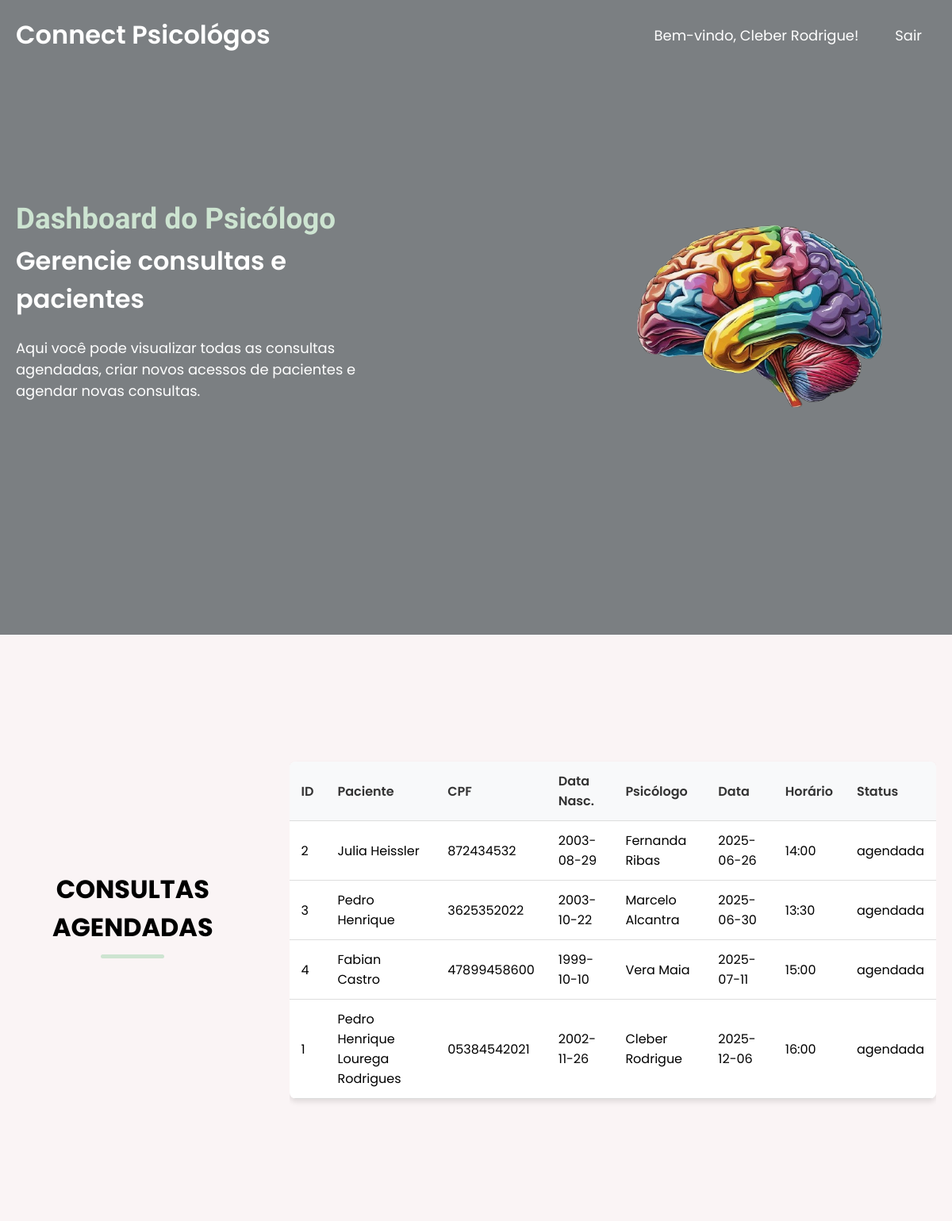
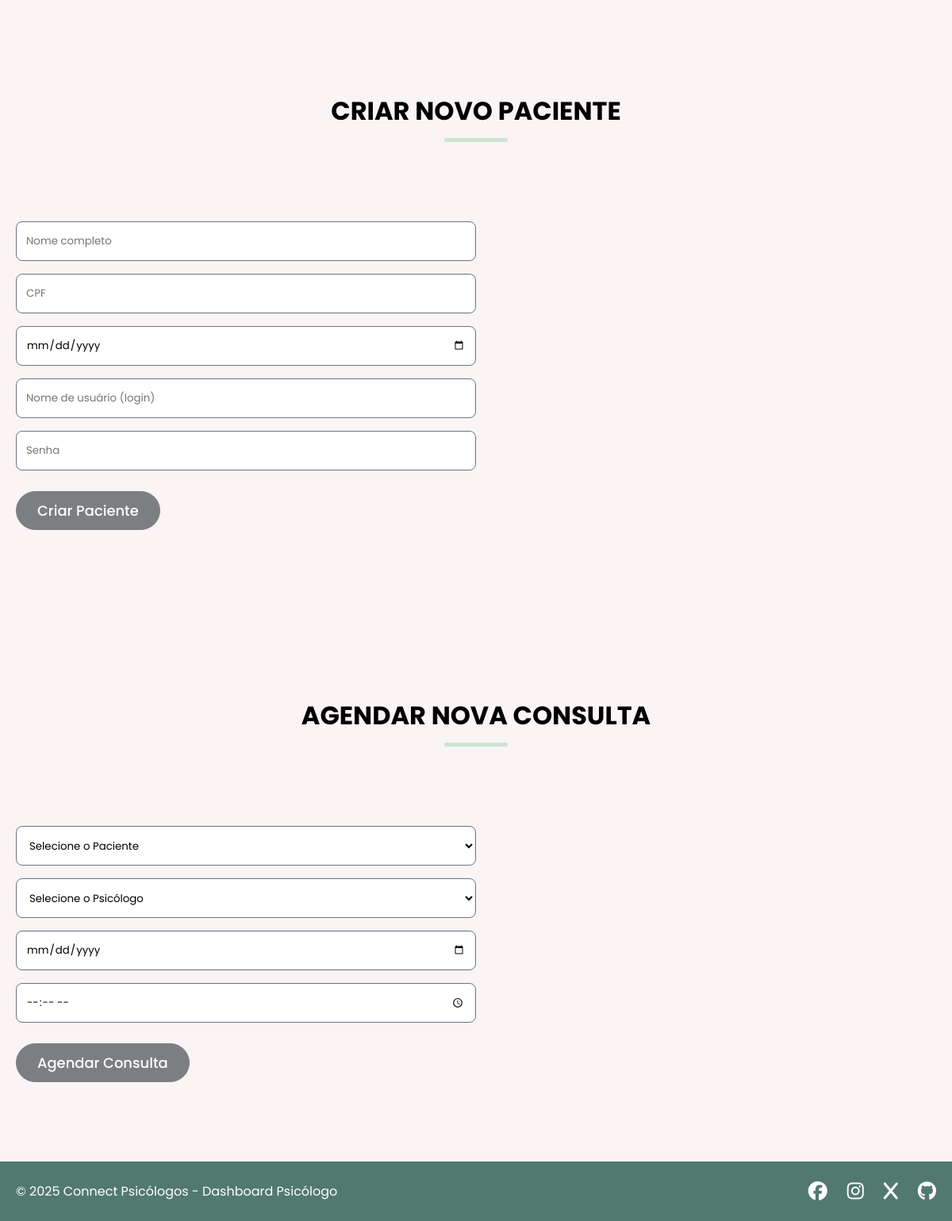
Screenshot of /dashboard/psicologo (signed in) with the database file from the repository (2 pictures, top to bottom).
### tables this page shows
CREATE TABLE psicologos (
            id INTEGER PRIMARY KEY AUTOINCREMENT,
            nome TEXT NOT NULL,
            especialidade TEXT NOT NULL,
            username TEXT UNIQUE NOT NULL,
            password TEXT NOT NULL
        );

CREATE TABLE consultas (
            id INTEGER PRIMARY KEY AUTOINCREMENT,
            paciente_id INTEGER NOT NULL,
            psicologo_id INTEGER NOT NULL,
            data_consulta DATE NOT NULL,
            horario TIME NOT NULL,
            status TEXT DEFAULT 'agendada',
            FOREIGN KEY (paciente_id) REFERENCES pacientes (id),
            FOREIGN KEY (psicologo_id) REFERENCES psicologos (id)
        );

CREATE TABLE pacientes (
            id INTEGER PRIMARY KEY AUTOINCREMENT,
            nome TEXT NOT NULL,
            cpf TEXT NOT NULL,
            data_nascimento DATE NOT NULL,
            username TEXT UNIQUE NOT NULL,
            password TEXT NOT NULL
        );

### sistema_psicologos/app.py (the view)
@app.route('/dashboard/psicologo')
def dashboard_psicologo():
    if 'psicologo_id' not in session:
        return redirect(url_for('psicologo_login'))
    consultas = listar_consultas()
    psicologos = listar_psicologos()
    pacientes = listar_pacientes()
    return render_template('dashboard_psicologo.html',
                         consultas=consultas,
                         psicologos=psicologos,
                         pacientes=pacientes,
                         psicologo_nome=session.get('psicologo_nome'))

### sistema_psicologos/database.py (called while the page is built)
def get_db_connection():
    conn = sqlite3.connect('connect_psicologos.db')
    conn.row_factory = sqlite3.Row
    return conn

def listar_consultas():
    conn = get_db_connection()
    consultas = conn.execute('''
        SELECT c.id, c.data_consulta, c.horario, c.status,
               p.nome as paciente_nome, p.cpf, p.data_nascimento, p.id as paciente_id,
               ps.nome as psicologo_nome
        FROM consultas c
        JOIN pacientes p ON c.paciente_id = p.id
        JOIN psicologos ps ON c.psicologo_id = ps.id
        ORDER BY c.data_consulta, c.horario
    ''').fetchall()
    conn.close()
    return consultas

def listar_psicologos():
    conn = get_db_connection()
    psicologos = conn.execute('SELECT * FROM psicologos ORDER BY nome').fetchall()
    conn.close()
    return psicologos

def listar_pacientes():
    conn = get_db_connection()
    pacientes = conn.execute('SELECT * FROM pacientes ORDER BY nome').fetchall()
    conn.close()
    return pacientes

### sistema_psicologos/templates/dashboard_psicologo.html (shortened to what this page needs)
<!DOCTYPE html>
<html lang="pt-BR">
<head>
    <link rel="stylesheet" href="https://cdnjs.cloudflare.com/ajax/libs/font-awesome/6.6.0/css/all.min.css">
     <link rel="stylesheet" href="{{ url_for('static', filename='css/style.css') }}">
</head>
<body>
    <header>
        <nav class="navbar section-content">
            <a href="{{ url_for('home') }}" class="nav-logo">
                <h2 class="logo-text">Connect Psicológos</h2>
            </a>
            <ul class="nav-menu">
                <li class="nav-item">
                    <span class="nav-link">Bem-vindo, {{ psicologo_nome }}!</span>
                </li>
                <li class="nav-item">
                    <a href="{{ url_for('logout') }}" class="nav-link">Sair</a>
                </li>
            </ul>
        </nav>
    </header>
    <main>
        <section class="hero-section">
            <div class="section-content">
                <div class="hero-details">
                    <h2 class="title">Dashboard do Psicólogo</h2>
                    <h3 class="subtitle">Gerencie consultas e pacientes</h3>
                    <p class="description">Aqui você pode visualizar todas as consultas agendadas, criar novos acessos de pacientes e agendar novas consultas.</p>
                </div>
                <div class="hero-image-wrapped">
                    <img src="{{ url_for('static', filename='images/psicologo-banner.png') }}" alt="Consultas" class="hero-image">
                </div>
            </div>
        </section>
        <section class="about-section">
            <div class="section-content">
                <h2 class="section-tittle">Consultas Agendadas</h2>
                {% if consultas %}
                <div class="table-container">
                    <table class="consultas-table">
                        <thead>
                            <tr>
                                <th>ID</th>
                                <th>Paciente</th>
                                <th>CPF</th>
                                <th>Data Nasc.</th>
                                <th>Psicólogo</th>
                                <th>Data</th>
                                <th>Horário</th>
                                <th>Status</th>
                            </tr>
                        </thead>
                        <tbody>
                            {% for consulta in consultas %}
                            <tr>
                                <td>{{ consulta.paciente_id }}</td>
                                <td>{{ consulta.paciente_nome }}</td>
                                <td>{{ consulta.cpf }}</td>
                                <td>{{ consulta.data_nascimento }}</td>
                                <td>{{ consulta.psicologo_nome }}</td>
                                <td>{{ consulta.data_consulta }}</td>
                                <td>{{ consulta.horario }}</td>
                                <td>{{ consulta.status }}</td>
                            </tr>
                            {% endfor %}
                        </tbody>
                    </table>
                </div>
                {% else %}
                <p class="text">Nenhuma consulta agendada ainda.</p>
                {% endif %}
            </div>
        </section>
        <section class="contact-section">
            <h2 class="section-tittle">Criar Novo Paciente</h2>
            <div class="section-content">
                <form action="{{ url_for('criar_novo_paciente') }}" method="POST" class="contact-form">
                    <input type="text" name="nome" placeholder="Nome completo" class="form-input" required>
                    <input type="text" name="cpf" placeholder="CPF" class="form-input" required>
                    <input type="date" name="data_nascimento" placeholder="Data de Nascimento" class="form-input" required>
                    <input type="text" name="username" placeholder="Nome de usuário (login)" class="form-input" required>
                    <input type="password" name="password" placeholder="Senha" class="form-input" required>
                    <button type="submit" class="submit-button">Criar Paciente</button>
                </form>
            </div>
        </section>
        <section class="contact-section">
            <h2 class="section-tittle">Agendar Nova Consulta</h2>
            <div class="section-content">
                <form action="{{ url_for('nova_consulta') }}" method="POST" class="contact-form">
                    <select name="paciente_id" class="form-input" required>
                        <option value="">Selecione o Paciente</option>
                    </select>
                    <select name="psicologo_id" class="form-input" required>
                        <option value="">Selecione o Psicólogo</option>
                    </select>
                    <input type="date" name="data_consulta" placeholder="Data da Consulta" class="form-input" required>
                    <input type="time" name="horario" placeholder="Horário" class="form-input" required>
                    <button type="submit" class="submit-button">Agendar Consulta</button>
                </form>
            </div>
        </section>
        <footer class="footer-section">
            <div class="section-content">
                <p class="copyright-text">© 2025 Connect Psicólogos - Dashboard Psicólogo</p>
                <div class="social-link-list">
                    <a href="https://www.facebook.com/?locale=pt_BR" class="social-link"><i class="fa-brands fa-facebook"></i></a>
                    <a href="https://www.instagram.com/?locale=pt_BR" class="social-link"><i class="fa-brands fa-instagram"></i></a>
                    <a href="https://x.com/i/flow/login" class="social-link"><i class="fa-brands fa-x"></i></a>
                    <a href="https://github.com/PedroLourega" target="blank" class="social-link"><i class="fa-brands fa-github"></i></a>
                </div>
            </div>
        </footer>
    </main>
</body>
</html>

### sistema_psicologos/static/css/style.css (style rules this page uses)
* { margin: 0; padding: 0; box-sizing: border-box; font-family: "Poppins", sans-serif; }
:root { --white-color: #fff; --dark-color: #52796F; --primary-color: #7b7f82; --secondary-color: #CDE4D1; --light-pink-color: #faf4f5; --medium-gray-color: #6B7280; --font-size-s: 0.9rem; --font-size-n: 1rem; --font-size-m: 1.12rem; --font-size-l: 1.5rem; --font-size-xl: 2rem; --font-size-xxl: 2.3rem; --font-weight-normal: 400; --font-weight-medium: 500; --font-weight-semibold: 600; --font-weight-bold: 700; --border-radius-s: 8px; --border-radius-m: 30px; --border-radius-circle: 50%; --site-max-width: 1300px; }
html { scroll-behavior: smooth; }
ul { list-style: none; }
a { text-decoration: none; }
button { cursor: pointer; border:none; background: none; }
img { width: 100%; }
.section-content { margin: 0 auto; padding: 0 20px; max-width: var(--site-max-width); }
.section-tittle { text-align: center; padding: 60px 0 100px; text-transform: uppercase; font-size: var(--font-size-xl); }
.section-tittle::after { content: ""; width: 80px; height: 5px; display: block; margin: 10px auto 0; border-radius: var(--border-radius-s); background-color: var(--secondary-color); }
header { position: fixed; width: 100%; z-index: 5; background: var(--primary-color); }
header .navbar { display: flex; padding: 20px; align-items: center; justify-content: space-between; }
.navbar .nav-logo .logo-text { color: var(--white-color); font-size: var(--font-size-xl); font-weight: var(--font-weight-semibold); }
.navbar .nav-menu { display: flex; gap: 10px; }
.navbar .nav-menu .nav-link { padding: 10px 18px; color: var(--white-color); font-size: var(--font-size-m); border-radius: var(--border-radius-m); transition: 0.3s ease; }
.hero-section { min-height: 100vh; background:var(--primary-color) ; }
.hero-section .section-content { display: flex; align-items: center; min-height: 100vh; color: var(--white-color); justify-content: space-between; }
.hero-section .hero-details .title { font-size: var(--font-size-xxl); color: var(--secondary-color); font-family: "Miniver", sans-serif; }
.hero-section .hero-details .subtitle { margin-top: 8px; max-width: 70%; font-size: var(--font-size-xl); font-weight: var(--font-weight-semibold); }
.hero-section .hero-details .description { max-width: 70%; margin:24px 0 40px ; font-size: var(--font-size-m); }
.about-section { padding: 120px 0; background: var(--light-pink-color); }
.about-section .section-content { display: flex; gap: 50px; align-items: center; justify-content: space-between; }
.contact-section { padding: 50px 0 100px; background: var(--light-pink-color); }
.contact-section .section-content { display: flex; gap: 48px; align-items: flex-start; justify-content: space-between; }
.contact-section .contact-form .form-input { width:100%; height:50px; padding: 0 12px; outline: none; margin-bottom: 16px; background: var(--white-color); border-radius: var(--border-radius-s); border: 1px solid var(--medium-gray-color); }
.contact-section .contact-form { max-width: 50%; }
.contact-section .contact-form .submit-button { padding: 10px 26px; margin-top: 10px; color: var(--white-color); font-size: var(--font-size-m); font-weight: var(--font-weight-medium); background:var(--primary-color); border-radius: var(--border-radius-m); border: 1px solid var(--primary-color); transition: 0.3s ease; }
.footer-section { padding: 20px 0; background: var(--dark-color); }
.footer-section .section-content { display: flex; align-items: center; justify-content: space-between; }
.footer-section :where(.copyright-text, .social-link, .policy-link) { color: var(--white-color); transition: 0.2s ease; }
.footer-section .social-link-list { display: flex; gap: 25px; }
.footer-section .social-link-list .social-link { font-size: var(--font-size-l); }
.table-container { overflow-x: auto; margin: 20px 0; }
.consultas-table { width: 100%; border-collapse: collapse; margin: 20px 0; background: white; border-radius: 8px; overflow: hidden; box-shadow: 0 4px 6px rgba(0, 0, 0, 0.1); }
.consultas-table th, .consultas-table td { padding: 12px 15px; text-align: left; border-bottom: 1px solid #ddd; }
.consultas-table th { background-color: #f8f9fa; font-weight: 600; color: #333; }

### rows the page displays
psicologos: nome "Cleber Rodrigue"
consultas: paciente_id "2", paciente_nome "Julia Heissler", cpf "872434532", data_nascimento "2003-08-29", psicologo_nome "Fernanda Ribas", data_consulta "2025-06-26", horario "14:00", status "agendada"
consultas: paciente_id "3", paciente_nome "Pedro Henrique", cpf "3625352022", data_nascimento "2003-10-22", psicologo_nome "Marcelo Alcantra", data_consulta "2025-06-30", horario "13:30", status "agendada"
consultas: paciente_id "4", paciente_nome "Fabian Castro", cpf "47899458600", data_nascimento "1999-10-10", psicologo_nome "Vera Maia", data_consulta "2025-07-11", horario "15:00", status "agendada"
consultas: paciente_id "1", paciente_nome "Pedro Henrique Lourega Rodrigues", cpf "05384542021", data_nascimento "2002-11-26", psicologo_nome "Cleber Rodrigue", data_consulta "2025-12-06", horario "16:00", status "agendada"
